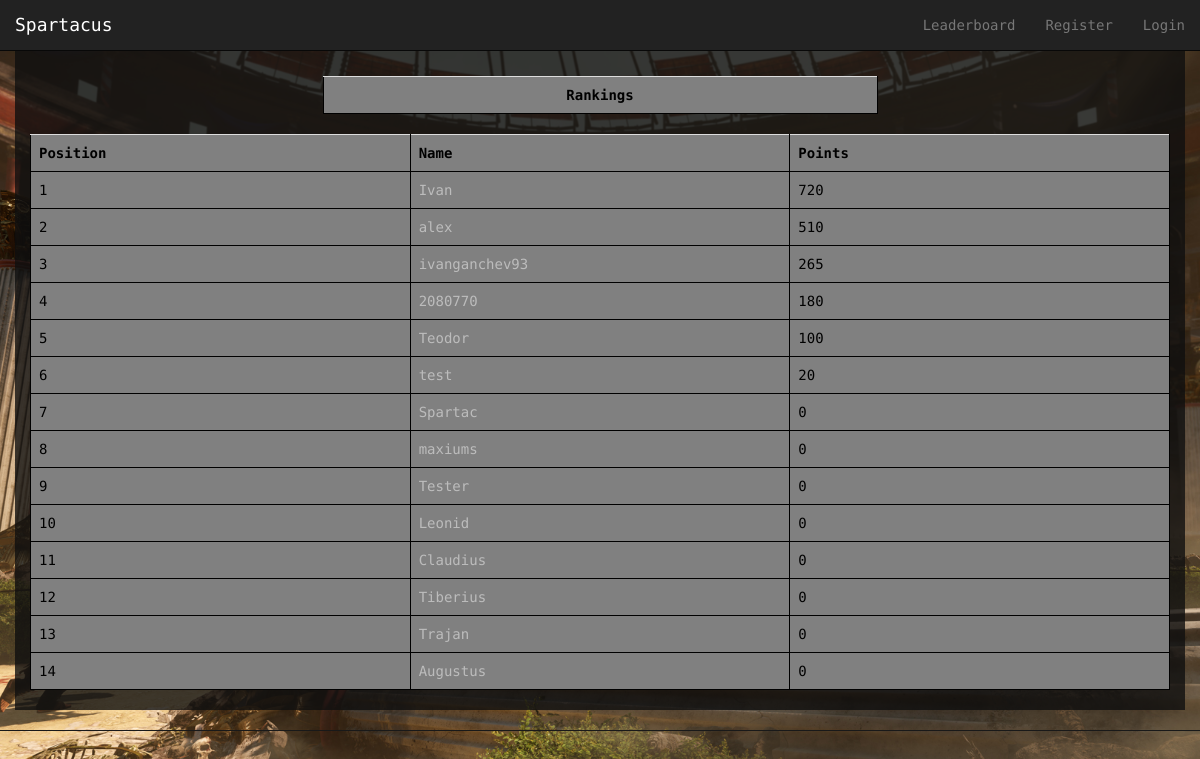
Page /Spartacus/leaderboard/ on the earlier database version.
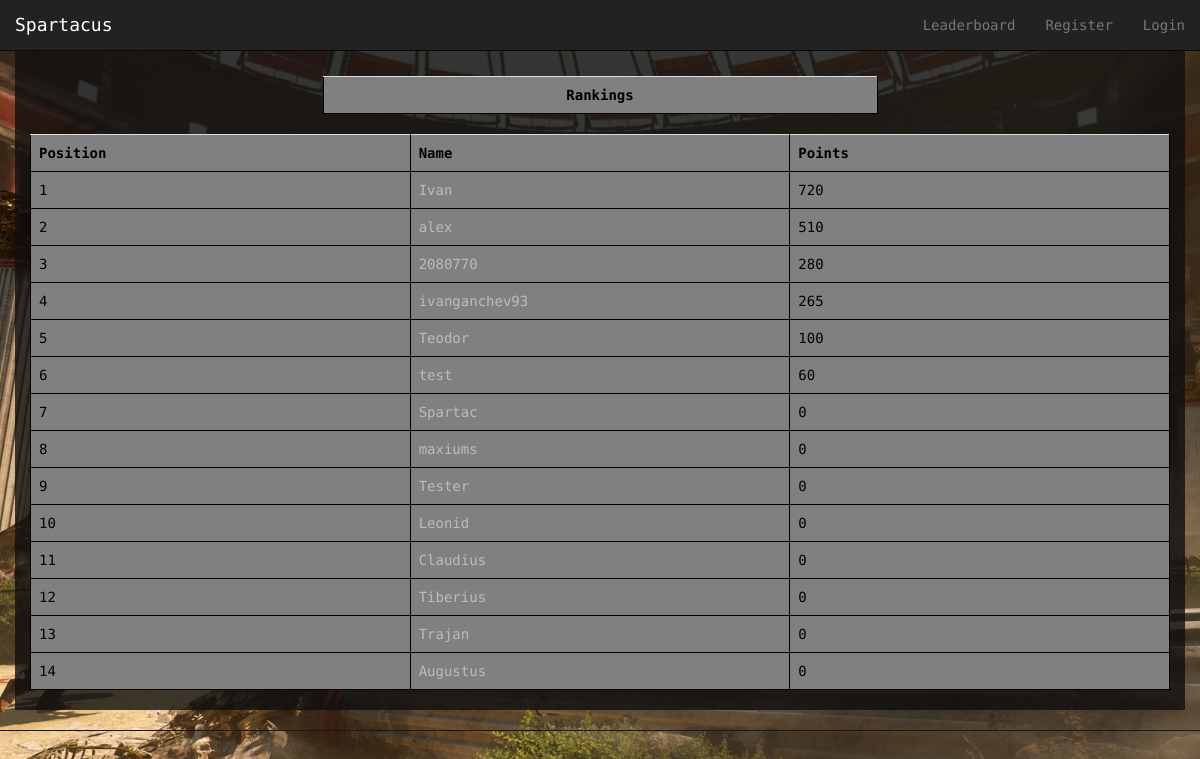
Same page on the later database version.
### Spartacus/models.py (models this page shows, shortened)
class Avatar(models.Model):
    user = models.OneToOneField(User)
    picture = models.ImageField(upload_to='profile_images', blank=True)
    cash = models.IntegerField(default = 1000)
    attack = models.IntegerField(default= 10)
    deffence = models.IntegerField(default= 10)
    strength = models.IntegerField(default= 10)
    agility = models.IntegerField(default= 10)
    intelligence = models.IntegerField(default = 10)
    victories = models.IntegerField(default = 0)
    points = models.IntegerField(default = 0) # for ranking...every time a gladiator fights get some amount of points

### Spartacus/views.py (the view)
def leaderboard(request):
    context_dict = {}
    try:
        avatars = Avatar.objects.order_by('-points')[:20]
        context_dict['avatars'] = avatars
    except:
        print "Query fail leaderboard"
    return render(request, 'Spartacus/leaderboard.html', context_dict)

### templates/Spartacus/leaderboard.html (shortened to what this page needs)
{% extends 'Spartacus/base.html' %}
{% load staticfiles %}
{% block body_block %}
<div class="container">
	<div class="row" id="split">
	</div>
	<div class="row">
		<div class="col-xs-12">
			<div class="row">
				<div class="col-xs-6 col-xs-offset-3">
					<table class="table">
						<th style="text-align: center">Rankings</th>
					</table>
				</div>
			</div>
			<table class="table">
				<th>Position</th>
				<th>Name</th>
				<th>Points</th>
				{% for avatar in avatars %}
					<tr id="rank">
					<td></td>
					<td><a href="{% url 'avatar_view' avatar.user.username %}">{{ avatar.user.username}} </a></td>
					<td>{{avatar.points}}</td>
					</tr>
				{% endfor %}
			</table>
		</div>
	</div>
</div>
{% endblock %}

Differences in the rows shown:
changed Avatar (number 3 of 14 on the later page): points "180" → "280"; moves up the list
changed Avatar "test": points "20" → "60"
